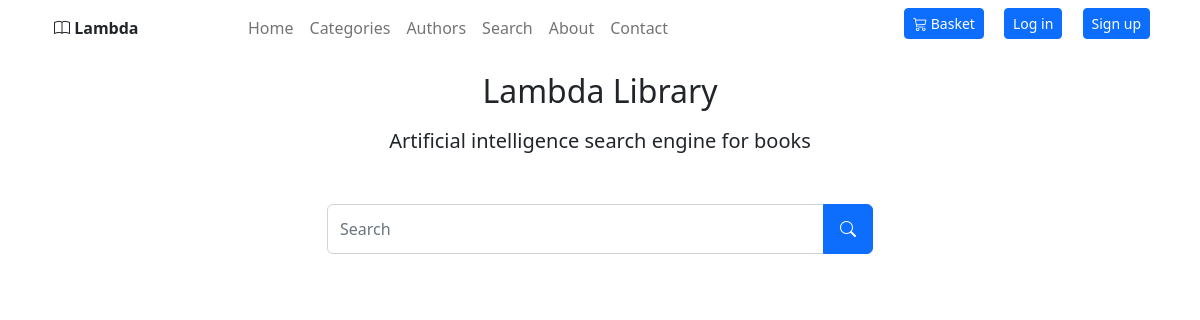
Before: /Userboard/result.php with the older database file.
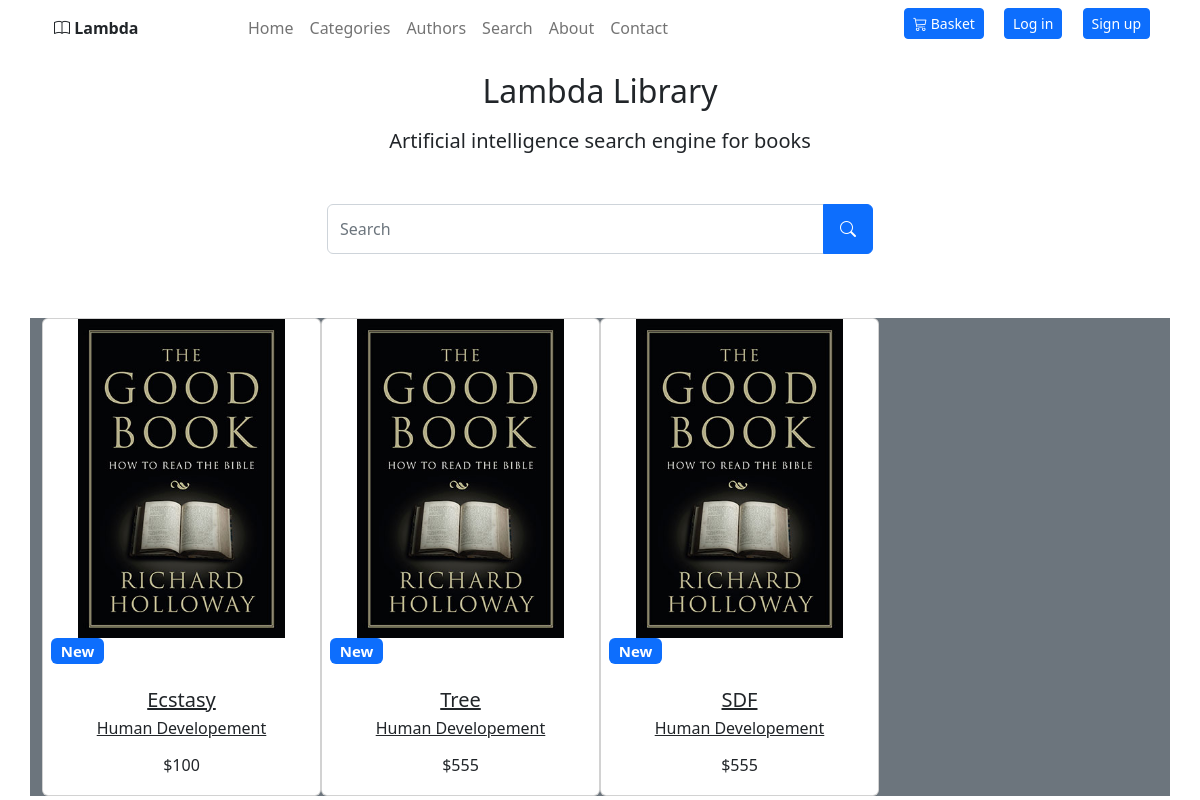
After: the same page with the newer database file.
### tables this page shows
CREATE TABLE `product` (
  `productId` int(25) NOT NULL,
  `name` varchar(255) NOT NULL,
  `descr` text NOT NULL,
  `sku` varchar(255) NOT NULL,
  `price` decimal(10,0) NOT NULL,
  `productcategoryId` int(25) NOT NULL,
  `author` varchar(50) NOT NULL,
  `productImage` varchar(150) DEFAULT 'defalt.png'
);

### Userboard/result.php (the view, shortened to what this page needs)
<html>
    <body>
        <div class="container-lg">
            <div class="row">
                <?php require_once('header.php');
                      require_once('search.php');
                ?>
                <div class="col-12 bg-secondary ">
                     <div class="d-flex flex-wrap text-center">
                    <?php
                         require_once('config.php');
                        $val = $_GET['SearchText'];
                        $sql="SELECT * FROM product where `name` like '%$val%'";
                        $result= mysqli_query($conn,$sql);
                        while($row=mysqli_fetch_assoc($result))
                        {
                            $title=$row['name'];
                            $price=$row['price'];
                            $bookid=$row['productId'];
                            $image=$row['productImage'];
                            echo "
                                    <div class='col-lg-3 col-md-4 '>
                                    <div class='card'>
                                        <div class='bg-image hover-zoom ripple ripple-surface ripple-surface-light'
                                        data-mdb-ripple-color='light'>
                                        <img src='img/$image'
                                            class='w-75' />
                                        <a href='#!'>
                                            <div class='mask'>
                                            <div class='d-flex justify-content-start align-items-end h-100'>
                                                <h5><span class='badge bg-primary ms-2'>New</span></h5>
                                            </div>
                                            </div>
                                            <div class='hover-overlay'>
                                            <div class='mask' style='background-color: rgba(251, 251, 251, 0.15);'></div>
                                            </div>
                                        </a>
                                        </div>
                                        <div class='card-body'>
                                        <a href='prodct.php?bookid=$bookid' class='text-reset'>
                                            <h5 class='card-title mb-1'>$title</h5>
                                        </a>
                                        <a href='' class='text-reset'>
                                            <p>Human Developement</p>
                                        </a>
                                        <h6 class='mb-1'>$$price</h6>
                                        </div>
                                    </div>
                                    </div> ";
                        }
                    ?>
                     </div>
                </div>
            </div>
        </div>
    </body>
</html>

### Userboard/header.php (shortened to what this page needs)
<!DOCTYPE html>
<html long="en">
    <head>
        <link href="https://cdn.jsdelivr.net/npm/bootstrap@5.2.1/dist/css/bootstrap.min.css"
              rel="stylesheet"
>
        <link rel="stylesheet" href="https://cdn.jsdelivr.net/npm/bootstrap-icons@1.9.1/font/bootstrap-icons.css">
    </head>
    <body>
        <header>
            <div class="container">
                <div class="row">
                    <div class="col-sm-2 mt-3 ">
                        <a href="index.php" class="navbar-brand">
                            <span class="fw-bold text-scondary">
                                <i class="bi bi-book"></i>
                                Lambda
                            </span>
                        </a>
                    </div>
                    <div class="col-sm-10">
                        <div class="row">
                            <?php
                                require_once('navbar.php');
                            ?>
                        </div>
                    </div>
                 </div>
            </div>
        </header>
    </body>

### Userboard/navbar.php (shortened to what this page needs)
<html>
    <body>
        <nav class="navbar navbar-expand-md navbar-light">
            <div class="container-xxl">
                <div class="col-sm-10 ">
                    <div class="row ">
                        <div class="collapse navbar-collapse justify-content-start align-center" id="main-nav">
                          <ul class="navbar-nav">
                              <li class="nav-item">
                                <a href="index.php" class="nav-link">Home</a>
                              </li>
                              <li class="nav-item">
                                <a href="categoriesUI.php" class="nav-link">Categories</a>
                              </li>
                              <li class="nav-item">
                                <a href="#authors" class="nav-link">Authors</a>
                              </li>
                              <li class="nav-item">
                                <a href="searchUI.php" class="nav-link">Search</a>
                              </li>
                              <li class="nav-item">
                                <a href="about.php" class="nav-link">About</a>
                              </li>
                              <li class="nav-item">
                                <a href="contact.php" class="nav-link">Contact</a>
                              </li>
                           </ul>
                            <div class="position-absolute top-0 end-0">
                              <a href="basketUI.php" class="btn btn-primary btn-sm end-0 top-0 m-2">
                              <span class="bi bi-cart3"></span> Basket
                              </a>
                              <a href="login.php" class="btn btn-primary btn-sm end-0 top-0 m-2">Log in </a>
                              <a href="signup.php" class="btn btn-primary btn-sm end-0 top-0 m-2">Sign up </a>
                            </div>
                        </div>
                     </div>
                  </div>
            </div>
        </nav>
    </body>
</html>

### Userboard/search.php (shortened to what this page needs)
<body>
    <div class="container-lg">
        <div class="row">
        <div class="text-center mt-3 mb-3">
            <h2> Lambda Library</h2>
            <p class="lead mt-3">Artificial intelligence search engine for books</p>
        </div>
        <form action="result.php" method="GET">
            <div class="row justify-content-center my-6">
                <div class="col-lg-6">
                    <div class="input-group mb-3  rounded-5 border-primary mt-3 mb-5">
                            <input id="searchText" name="SearchText" type="text" class="form-control" placeholder="Search" >
                            <button id="search" name="Search"  class="btn btn-primary w-30 p-3 " type="submit">
                                <i class="bi bi-search"></i>
                            </button>
                    </div>
                </div>
            </div>
        </form>
        </div>
    </div>
</body>

Changed rows visible on the page:
added product: productImage (picture), name "Ecstasy", price "100"
added product: productImage (picture), name "Tree", price "555"
added product: productImage (picture), name "SDF", price "555"
